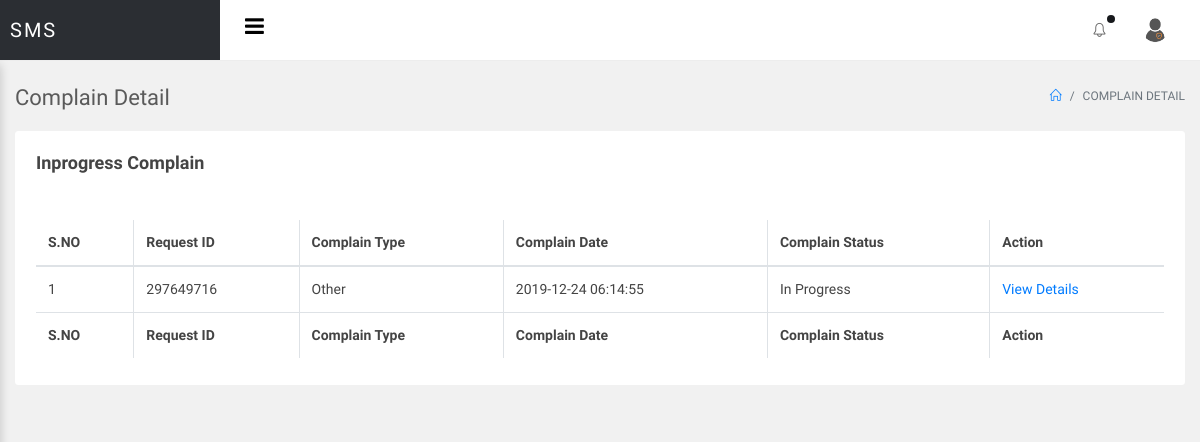
Page /sms/admin/inprogress-complain.php (signed in) on the committed database.
### tables this page shows
CREATE TABLE `tblcomplain` (
  `ID` int(10) NOT NULL,
  `RequestID` int(10) DEFAULT NULL,
  `UserID` int(10) DEFAULT NULL,
  `ComplainType` varchar(200) DEFAULT NULL,
  `ComplainDes` mediumtext DEFAULT NULL,
  `CompRaisedate` timestamp NULL DEFAULT current_timestamp(),
  `AdminRemark` mediumtext DEFAULT NULL,
  `Status` varchar(200) DEFAULT NULL,
  `ResolvedDate` timestamp NULL DEFAULT NULL ON UPDATE current_timestamp()
);

### sms/admin/inprogress-complain.php (the view, shortened to what this page needs)
<?php
include('includes/dbconnection.php');
if (strlen($_SESSION['smsaid']==0)) {
  header('location:logout.php');
  } else{
  ?>
<!doctype html>
<html lang="en">
<head>
<link rel="stylesheet" href="../assets/vendor/bootstrap/css/bootstrap.min.css">
<link rel="stylesheet" href="../assets/vendor/animate-css/animate.min.css">
<link rel="stylesheet" href="../assets/vendor/font-awesome/css/font-awesome.min.css">
<link rel="stylesheet" href="../assets/vendor/jquery-datatable/dataTables.bootstrap4.min.css">
<link rel="stylesheet" href="../assets/vendor/jquery-datatable/fixedeader/dataTables.fixedcolumns.bootstrap4.min.css">
<link rel="stylesheet" href="../assets/vendor/jquery-datatable/fixedeader/dataTables.fixedheader.bootstrap4.min.css">
<link rel="stylesheet" href="../assets/vendor/sweetalert/sweetalert.css"/>
<link rel="stylesheet" href="assets/css/main.css">
<link rel="stylesheet" href="assets/css/color_skins.css">
</head>
<body class="theme-blue">
<div id="wrapper">
    <?php include_once('includes/header.php');?>
    <div id="main-content">
        <div class="container-fluid">
            <div class="block-header">
                <div class="row">
                    <div class="col-lg-5 col-md-8 col-sm-12">
                        <h2>Complain Detail</h2>
                    </div>
                    <div class="col-lg-7 col-md-4 col-sm-12 text-right">
                        <ul class="breadcrumb justify-content-end">
                            <li class="breadcrumb-item"><a href="dashboard.php"><i class="icon-home"></i></a></li>
                             <li class="breadcrumb-item active">Complain Detail</li>
                        </ul>
                    </div>
                </div>
            </div>
            <div class="row clearfix">
                <div class="col-lg-12">
                    <div class="card">
                        <div class="header">
                            <h2>Inprogress Complain</h2>
                        </div>
                        <div class="body">
                            <div class="table-responsive">
 <table class="table table-bordered table-hover js-basic-example dataTable table-custom">
         <thead>
         <tr>
         <th>S.NO</th>
       <th>Request ID</th>
        <th>Complain Type</th>
        <th>Complain Date</th>
        <th>Complain Status</th>
        <th>Action</th>
          </tr>
         </thead>
         <tbody>
                                        <?php
$sql= "SELECT * from tblcomplain where Status='In Progress' ";
$query = $dbh -> prepare($sql);
$query->execute();
$results=$query->fetchAll(PDO::FETCH_OBJ);
$cnt=1;
if($query->rowCount() > 0)
{
foreach($results as $row)
{               ?>
                                        <tr>
                                           <td><?php echo htmlentities($cnt);?></td>
                  <td><?php  echo htmlentities($row->RequestID);?>
                  </td>
                  <td><?php  echo htmlentities($row->ComplainType);?></td>
                  <td><?php  echo htmlentities($row->CompRaisedate);?></td>
                  <?php if($row->Status==""){ ?>
                     <td><?php echo "Not Updated Yet"; ?></td>
<?php } else { ?>                  <td><?php  echo htmlentities($row->Status);?>
                  </td>
                  <?php } ?>
                   <td> <a href="view-complain-detail.php?viewid=<?php echo htmlentities ($row->ID);?>">View Details</a></td>
                                        </tr>
                                        <?php $cnt=$cnt+1;}} ?>
                                    </tbody>
                                    <tfoot>
                                        <tr>
                                            <th>S.NO</th>
     <th>Request ID</th>
        <th>Complain Type</th>
        <th>Complain Date</th>
        <th>Complain Status</th>
         <th>Action</th>
                                        </tr>
                                    </tfoot>
                                </table>
                            </div>
                        </div>
                    </div>
                </div>
              </div>
        </div>
    </div>
</div>
</body>
</html>
<?php }  ?>

### rows in the picture
tblcomplain: RequestID "297649716", ComplainType "Other", CompRaisedate "2019-12-24 06:14:55", Status "In Progress"
